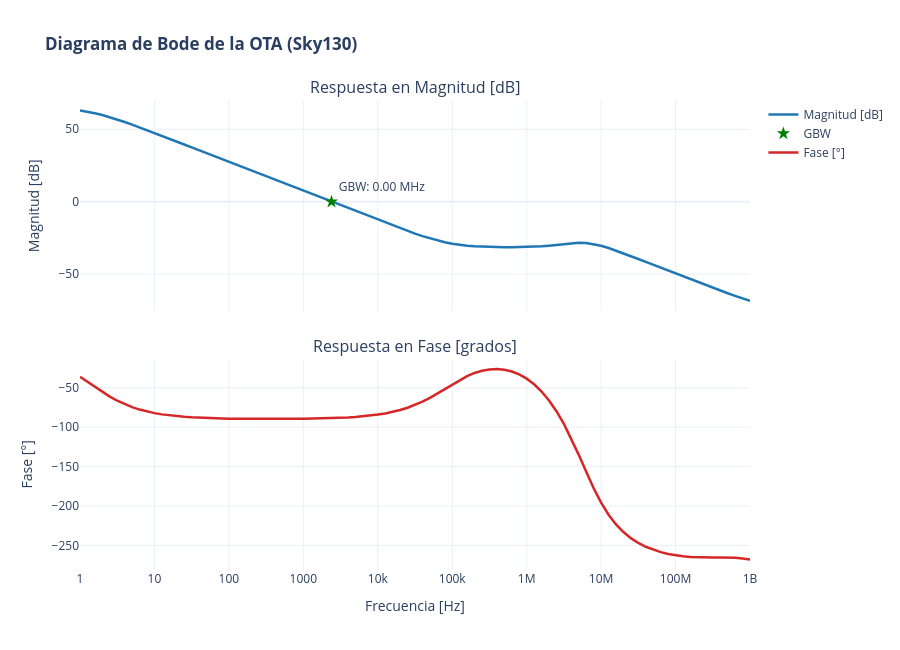

Notebook code for this chart:
### Markdown cell above
# Caracterización de Punto de Operación (.OP), Respuesta AC y Área de la OTA (Sky130)
---
Este cuaderno realiza la caracterización integral del Amplificador Operacional de Transconductancia (**OTA**) a partir de los netlists y simulaciones guardados en `/headless/.xschem/simulations/`:

1. **Lector Nativo en Python Estándar de Archivos RAW:**
   - Carga y procesamiento directo de `OTA_ac.raw` y `OTA_op.raw`.

2. **Análisis Frecuencial y Margen de Fase (Respuesta AC):**
   - Interpolación lineal exacta de **Ganancia DC ($A_{v0}$)**, **Frecuencia de Corte ($f_{-3dB}$)**, **Frecuencia de Ganancia Unitaria ($GBW$)** y **Margen de Fase ($PM$)**.
   - Diagrama de Bode interactivo con Plotly aplicando **escala logarítmica explícita en ambos subgráficos** (magnitud y fase).

3. **Tabla de Punto de Operación (.OP) y Regiones de Trabajo:**
   - Extracción de parámetros de polarización ($g_m, g_{ds}, I_D, V_{GS}, V_{DS}, V_{th}, V_{dsat}$) para todos los transistores.

4. **Desglose Dinámico de Área en Silicio:**
   - Análisis dinámico del netlist `/headless/.xschem/simulations/OTA.spice` para extraer las dimensiones exactas $W, L, nf, mult$ de todos los componentes.

### Code cell
# ==============================================================================
# ENCABEZADO: Lector Nativo RAW y Diagrama de Bode Interactivo (Plotly)
# DESCRIPCIÓN: Lee /headless/.xschem/simulations/OTA_ac.raw usando Python estándar
#              y configura el eje X logarítmico en ambos subgráficos (Magnitud y Fase).
# ==============================================================================

import subprocess
import os
import numpy as np
import plotly.graph_objects as go
from plotly.subplots import make_subplots

# ── 1. Directorios y Rutas de Archivos de Simulación ─────────────────────────
sim_dir = "/headless/.xschem/simulations"
xschem_dir = "/foss/designs/LDO-sky130/xschem"
sch_file = f"{xschem_dir}/OTA_tb.sch"

if not os.path.exists(sim_dir):
    os.makedirs(sim_dir, exist_ok=True)

subprocess.run(f"export PDK=sky130A && /foss/tools/bin/xschem -n -q -o {sim_dir} {sch_file}", shell=True)
subprocess.run(f"cd {sim_dir} && /foss/tools/bin/ngspice -b {sim_dir}/OTA_tb.spice", shell=True)

# ── 2. Función en Python Estándar para Leer RAW ASCII de NGspice ─────────────
def read_ngspice_raw_ascii(filepath):
    with open(filepath, 'r') as f:
        lines = f.readlines()
        
    num_vars = 0
    is_complex = False
    var_names = []
    idx = 0
    
    while idx < len(lines):
        line = lines[idx].strip()
        if line.startswith('Flags:'):
            if 'complex' in line.lower():
                is_complex = True
        elif line.startswith('No. Variables:'):
            num_vars = int(line.split(':')[1].strip())
        elif line.startswith('Variables:'):
            idx += 1
            for _ in range(num_vars):
                parts = lines[idx].strip().split()
                var_names.append(parts[1])
                idx += 1
            continue
        elif line.startswith('Values:'):
            idx += 1
            break
        idx += 1
        
    data = {v: [] for v in var_names}
    current_pt = 0
    
    while idx < len(lines):
        line = lines[idx].strip()
        if not line:
            idx += 1
            continue
        parts = line.split('\t')
        val_str = parts[1].strip() if len(parts) >= 2 else line
        
        if is_complex:
            if ',' in val_str:
                r, i = map(float, val_str.split(','))
                val = complex(r, i)
            else:
                val = complex(float(val_str), 0.0)
        else:
            val = float(val_str)
            
        var_name = var_names[current_pt % num_vars]
        data[var_name].append(val)
        current_pt += 1
        idx += 1
        
    for k in data:
        data[k] = np.array(data[k])
    return data

# ── 3. Carga y Procesamiento de la Simulación AC ──────────────────────────────
raw_ac_path = os.path.join(sim_dir, "OTA_ac.raw")
if not os.path.exists(raw_ac_path):
    raw_ac_path = os.path.join(xschem_dir, "OTA_ac.raw")

ac_data = read_ngspice_raw_ascii(raw_ac_path)
freq = np.real(ac_data['frequency'])
vo_complex = ac_data['v(vo)']

mag_db = 20 * np.log10(np.abs(vo_complex) + 1e-18)
phase_rad = np.angle(vo_complex)
phase_unwrap_rad = np.unwrap(phase_rad)
phase_deg = np.rad2deg(phase_unwrap_rad)

# ── 4. Cálculo Frecuencial con Interpolación Lineal (Coincidencia NGspice) ────
av0_db = mag_db[0]
av0_lin = 10**(av0_db / 20.0)

idx_mono = np.where(freq >= 100)[0]

target_3db = av0_db - 3.0
f_3db = float(np.interp(target_3db, mag_db[idx_mono][::-1], freq[idx_mono][::-1]))
f_gbw = float(np.interp(0.0, mag_db[idx_mono][::-1], freq[idx_mono][::-1]))
ph_at_gbw = float(np.interp(f_gbw, freq, phase_deg))
pm = 180.0 + ph_at_gbw

print("=== RESULTADOS DE CARACTERIZACIÓN AC DE LA OTA ===")
print(f"Ganancia en DC (Av0):           {av0_db:.2f} dB ({av0_lin:.2f} V/V)")
print(f"Frecuencia de Corte (-3dB):    {f_3db/1e3:.2f} kHz")
print(f"Ancho de Banda GBW (0 dB):     {f_gbw/1e6:.2f} MHz")
print(f"Fase en GBW:                   {ph_at_gbw:.2f}°")
print(f"Margen de Fase (PM):           {pm:.2f}°")

# ── 5. Generación del Diagrama de Bode con Escala Logarítmica en Ambos Subgráficos ─
fig = make_subplots(rows=2, cols=1, shared_xaxes=True,
                    vertical_spacing=0.1,
                    subplot_titles=("Respuesta en Magnitud [dB]", "Respuesta en Fase [grados]"))

fig.add_trace(go.Scatter(x=freq, y=mag_db, mode='lines', name='Magnitud [dB]', line=dict(color='#1f77b4', width=2.5)), row=1, col=1)
if not np.isnan(f_gbw):
    fig.add_trace(go.Scatter(x=[f_gbw], y=[0], mode='markers+text', name='GBW',
                             text=[f'GBW: {f_gbw/1e6:.2f} MHz'], textposition='top right',
                             marker=dict(color='green', size=10, symbol='star')), row=1, col=1)

fig.add_trace(go.Scatter(x=freq, y=phase_deg, mode='lines', name='Fase [°]', line=dict(color='#d62728', width=2.5)), row=2, col=1)

# Aplicar escala logarítmica explícitamente a ambos ejes X
fig.update_xaxes(type="log", row=1, col=1)
fig.update_xaxes(type="log", title_text="Frecuencia [Hz]", row=2, col=1)

fig.update_yaxes(title_text="Magnitud [dB]", row=1, col=1)
fig.update_yaxes(title_text="Fase [°]", row=2, col=1)

fig.update_layout(height=650, title_text="<b>Diagrama de Bode de la OTA (Sky130)</b>", template="plotly_white")
fig.show()

### Figure 1 — Plotly figure (JSON) as saved in the notebook; plotly's stock layout.template omitted (floating-point values rounded to 4 significant figures)
{"data": [{"line": {"color": "#1f77b4", "width": 2.5}, "mode": "lines", "name": "Magnitud [dB]", "type": "scatter", "x": [1.0, 1.259, 1.585, 1.995, 2.512, 3.162, 3.981, 5.012, 6.31, 7.943, 10.0, 12.59, 15.85, 19.95, 25.12, 31.62, 39.81, 50.12, 63.1, 79.43, 100.0, 125.9, 158.5, 199.5, 251.2, 316.2, 398.1, 501.2, 631.0, 794.3, 1000.0, 1259.0, 1585.0, 1995.0, 2512.0, 3162.0, 3981.0, 5012.0, 6310.0, 7943.0, 10000.0, 12590.0, 15850.0, 19950.0, 25120.0, 31620.0, 39810.0, 50120.0, 63100.0, 79430.0, 100000.0, 125900.0, 158500.0, 199500.0, 251200.0, 316200.0, 398100.0, 501200.0, 631000.0, 794300.0, 1000000.0, 1259000.0, 1585000.0, 1995000.0, 2512000.0, 3162000.0, 3981000.0, 5012000.0, 6310000.0, 7943000.0, 10000000.0, 12590000.0, 15850000.0, 19950000.0, 25120000.0, 31620000.0, 39810000.0, 50120000.0, 63100000.0, 79430000.0, 100000000.0, 125900000.0, 158500000.0, 199500000.0, 251200000.0, 316200000.0, 398100000.0, 501200000.0, 631000000.0, 794300000.0, 1000000000.0], "xaxis": "x", "y": [62.91, 62.11, 61.09, 59.84, 58.39, 56.77, 55.04, 53.21, 51.33, 49.4, 47.45, 45.48, 43.49, 41.51, 39.51, 37.52, 35.52, 33.52, 31.53, 29.53, 27.53, 25.53, 23.53, 21.53, 19.53, 17.53, 15.53, 13.53, 11.53, 9.528, 7.528, 5.528, 3.529, 1.529, -0.4694, -2.468, -4.464, -6.46, -8.452, -10.44, -12.42, -14.39, -16.34, -18.27, -20.15, -21.97, -23.71, -25.32, -26.76, -28.0, -29.02, -29.81, -30.39, -30.8, -31.07, -31.25, -31.34, -31.39, -31.38, -31.32, -31.2, -31.0, -30.71, -30.3, -29.78, -29.18, -28.63, -28.31, -28.45, -29.16, -30.38, -31.95, -33.72, -35.6, -37.53, -39.5, -41.49, -43.48, -45.49, -47.51, -49.53, -51.55, -53.56, -55.55, -57.52, -59.44, -61.33, -63.16, -64.95, -66.71, -68.46], "yaxis": "y"}, {"marker": {"color": "green", "size": 10, "symbol": "star"}, "mode": "markers+text", "name": "GBW", "text": ["GBW: 0.00 MHz"], "textposition": "top right", "type": "scatter", "x": [2391.0], "xaxis": "x", "y": [0], "yaxis": "y"}, {"line": {"color": "#d62728", "width": 2.5}, "mode": "lines", "name": "Fase [°]", "type": "scatter", "x": [1.0, 1.259, 1.585, 1.995, 2.512, 3.162, 3.981, 5.012, 6.31, 7.943, 10.0, 12.59, 15.85, 19.95, 25.12, 31.62, 39.81, 50.12, 63.1, 79.43, 100.0, 125.9, 158.5, 199.5, 251.2, 316.2, 398.1, 501.2, 631.0, 794.3, 1000.0, 1259.0, 1585.0, 1995.0, 2512.0, 3162.0, 3981.0, 5012.0, 6310.0, 7943.0, 10000.0, 12590.0, 15850.0, 19950.0, 25120.0, 31620.0, 39810.0, 50120.0, 63100.0, 79430.0, 100000.0, 125900.0, 158500.0, 199500.0, 251200.0, 316200.0, 398100.0, 501200.0, 631000.0, 794300.0, 1000000.0, 1259000.0, 1585000.0, 1995000.0, 2512000.0, 3162000.0, 3981000.0, 5012000.0, 6310000.0, 7943000.0, 10000000.0, 12590000.0, 15850000.0, 19950000.0, 25120000.0, 31620000.0, 39810000.0, 50120000.0, 63100000.0, 79430000.0, 100000000.0, 125900000.0, 158500000.0, 199500000.0, 251200000.0, 316200000.0, 398100000.0, 501200000.0, 631000000.0, 794300000.0, 1000000000.0], "xaxis": "x2", "y": [-36.0, -42.45, -49.03, -55.4, -61.28, -66.48, -70.93, -74.64, -77.69, -80.17, -82.16, -83.75, -85.03, -86.04, -86.85, -87.49, -88.0, -88.4, -88.71, -88.96, -89.15, -89.3, -89.41, -89.49, -89.54, -89.56, -89.56, -89.54, -89.5, -89.43, -89.32, -89.19, -89.0, -88.77, -88.47, -88.09, -87.6, -86.99, -86.22, -85.26, -84.04, -82.52, -80.63, -78.27, -75.38, -71.86, -67.66, -62.79, -57.33, -51.5, -45.62, -40.06, -35.17, -31.22, -28.37, -26.71, -26.29, -27.17, -29.41, -33.12, -38.45, -45.6, -54.74, -66.07, -79.76, -95.9, -114.5, -135.1, -156.7, -177.4, -195.8, -211.1, -223.3, -233.1, -240.8, -246.9, -251.7, -255.5, -258.5, -260.8, -262.6, -263.9, -264.7, -265.2, -265.3, -265.4, -265.3, -265.4, -265.7, -266.5, -267.8], "yaxis": "y2"}], "layout": {"annotations": [{"font": {"size": 16}, "showarrow": false, "text": "Respuesta en Magnitud [dB]", "x": 0.5, "xanchor": "center", "xref": "paper", "y": 1, "yanchor": "bottom", "yref": "paper"}, {"font": {"size": 16}, "showarrow": false, "text": "Respuesta en Fase [grados]", "x": 0.5, "xanchor": "center", "xref": "paper", "y": 0.45, "yanchor": "bottom", "yref": "paper"}], "height": 650, "title": {"text": "<b>Diagrama de Bode de la OTA (Sky130)</b>"}, "xaxis": {"anchor": "y", "domain": [0, 1], "matches": "x2", "showticklabels": false, "type": "log"}, "xaxis2": {"anchor": "y2", "domain": [0, 1], "title": {"text": "Frecuencia [Hz]"}, "type": "log"}, "yaxis": {"anchor": "x", "domain": [0.55, 1], "title": {"text": "Magnitud [dB]"}}, "yaxis2": {"anchor": "x2", "domain": [0, 0.45], "title": {"text": "Fase [°]"}}}}
